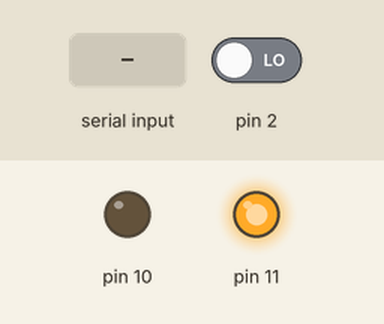
The sketch below on a simulated Arduino Uno, built with avr-gcc and run on an emulated ATmega328P. Shown: output pins drawn as LEDs (lit = HIGH). The test bench sets the inputs (shaded band); at power-on: pin 2 LOW. What the sketch prints to the serial monitor is not drawn.

Above: at 1.2 s.
1.3 s: pin 2 driven HIGH
At 1.6 s:
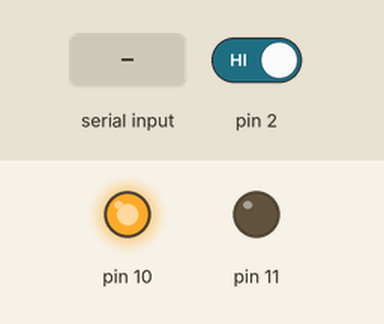
2.8 s: "1" received over Serial
Timing chart, 0 to 5.8 s (numbered marks = the images above; inputs shaded):
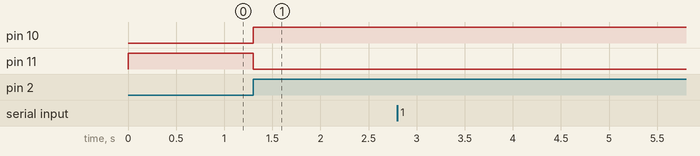

Measured:
- after the input at 1.3 s, pin 10: LOW → HIGH at once; pin 11: HIGH → LOW at once
- after the input at 2.8 s, every drawn part: stays the same

The sketch:

prenderLedBoton.ino
```cpp
//int contador = 0;
boolean volatile a = 0;
boolean volatile b = 1;

void setup() {
  pinMode(2, INPUT);
  pinMode(10, OUTPUT);
  pinMode(11, OUTPUT);
  Serial.begin(9600);
  attachInterrupt(0, toggleLed, RISING);

}

void loop() {

  if (Serial.available()){
  int valor = Serial.read();
      if (valor == 49){
        if (digitalRead(2))
        Serial.println("El pin 2 esta en HIGH");
        else
        Serial.println("El pin 2 esta en LOW");
      }
  }

  if (a) digitalWrite(10, HIGH);
  else digitalWrite(10, LOW);


  if (b) digitalWrite(11, HIGH);
  else digitalWrite(11, LOW);

}

void toggleLed(){
  a=!a;
  b=!b;
}
```
